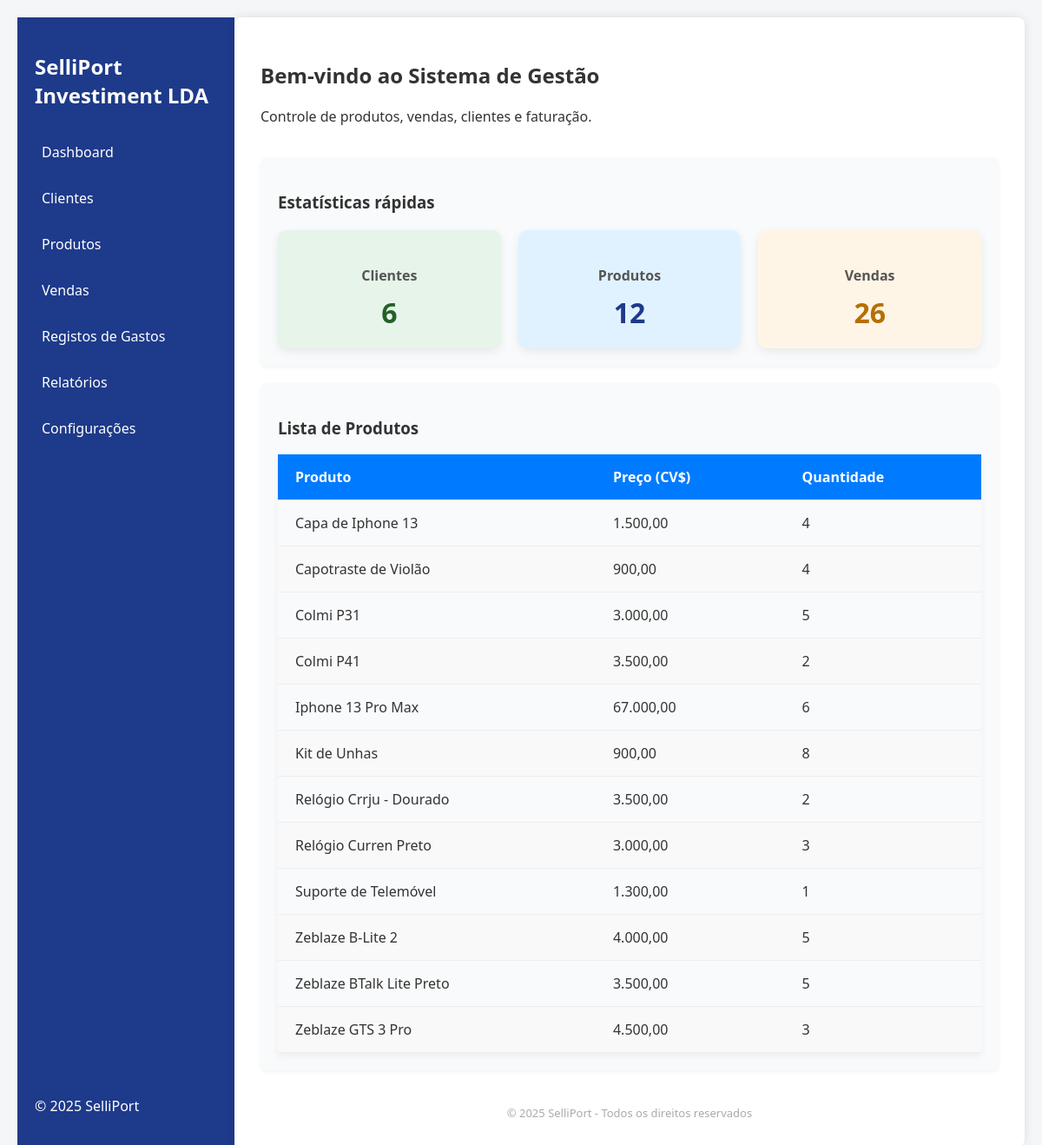
The page / on the database its author committed.
### tables this page shows
CREATE TABLE `produtos` (
  `id` int(11) NOT NULL,
  `nome` varchar(100) NOT NULL,
  `preco` decimal(10,2) NOT NULL,
  `quantidade` int(11) NOT NULL,
  `data_movimento` datetime DEFAULT current_timestamp()
);

### index.php (the view, shortened to what this page needs)
<?php
include 'includes/conexao.php';
$total_clientes = 0;
$total_produtos = 0;
$total_vendas = 0;
$result = $conn->query("SELECT COUNT(*) as total FROM clientes");
if ($result) {
    $row = $result->fetch_assoc();
    $total_clientes = $row['total'];
}
$result = $conn->query("SELECT COUNT(*) as total FROM produtos");
if ($result) {
    $row = $result->fetch_assoc();
    $total_produtos = $row['total'];
}
$result = $conn->query("SELECT COUNT(*) as total FROM vendas");
if ($result) {
    $row = $result->fetch_assoc();
    $total_vendas = $row['total'];
}
?>
<!DOCTYPE html>
<html lang="pt">
<head>
</head>
<body>
  <aside>
    <div>
      <h1>SelliPort Investiment LDA</h1>
      <nav>
        <a href="index.php">Dashboard</a>
        <a href="clientes.php">Clientes</a>
        <a href="produtos.php">Produtos</a>
        <a href="vendas.php">Vendas</a>
        <a href="despesas.php">Registos de Gastos</a>
        <a href="relatorios.php">Relatórios</a>
        <a href="configuration.php">Configurações</a>
      </nav>
    </div>
    <div>
      <p>&copy; <?php echo date("Y"); ?> SelliPort</p>
    </div>
  </aside>
  <main>
    <div class="header">
      <h2>Bem-vindo ao Sistema de Gestão</h2>
      <p>Controle de produtos, vendas, clientes e faturação.</p>
    </div>
    <div class="card">
      <h3>Estatísticas rápidas</h3>
      <div class="stats-container">
        <div class="stat-block clients">
          <h4>Clientes</h4>
          <p><?= $total_clientes ?></p>
        </div>
        <div class="stat-block products">
          <h4>Produtos</h4>
          <p><?= $total_produtos ?></p>
        </div>
        <div class="stat-block sales">
          <h4>Vendas</h4>
          <p><?= $total_vendas ?></p>
        </div>
      </div>
    </div>
    <div class="card">
      <h3>Lista de Produtos</h3>
      <table id="productList">
        <thead>
          <tr>
            <th>Produto</th>
            <th>Preço (CV$)</th>
            <th>Quantidade</th>
          </tr>
        </thead>
        <tbody>
          <?php
          $sql = "SELECT nome, preco, quantidade FROM produtos ORDER BY nome ASC";
          $result = $conn->query($sql);
          if ($result && $result->num_rows > 0) {
              while ($row = $result->fetch_assoc()) {
                  echo "<tr>";
                  echo "<td>" . htmlspecialchars($row['nome']) . "</td>";
                  echo "<td>" . number_format($row['preco'], 2, ',', '.') . "</td>";
                  echo "<td>" . (int)$row['quantidade'] . "</td>";
                  echo "</tr>";
              }
          } else {
              echo '<tr><td colspan="3" style="text-align:center;">Nenhum produto encontrado.</td></tr>';
          }
          ?>
        </tbody>
      </table>
    </div>
    <footer>
      &copy; <?php echo date("Y"); ?> SelliPort - Todos os direitos reservados
    </footer>
  </main>
</body>
</html>

### index.php (style rules this page uses)
* { box-sizing: border-box; font-family: 'Segoe UI', Tahoma, Geneva, Verdana, sans-serif; }
body { background: #f4f6f8; margin: 0; padding: 20px; color: #333; display: flex; min-height: 100vh; }
aside { width: 250px; background-color: #1E3A8A; color: #fff; padding: 20px; display: flex; flex-direction: column; justify-content: space-between; }
aside h1 { font-size: 24px; margin-bottom: 30px; }
nav a { display: block; color: #fff; text-decoration: none; margin-bottom: 15px; font-size: 16px; padding: 8px; border-radius: 5px; transition: background-color 0.2s ease; }
main { flex: 1; padding: 30px; background: white; border-radius: 8px; box-shadow: 0 0 12px rgba(0,0,0,0.1); display: flex; flex-direction: column; }
.header { margin-bottom: 20px; }
.card { background: #f9fafb; padding: 20px; margin-bottom: 20px; border-radius: 8px; box-shadow: 0 2px 5px rgba(0,0,0,0.05); }
footer { text-align: center; font-size: 13px; color: #aaa; margin-top: auto; padding-top: 20px; }
table#productList { width: 100%; border-collapse: collapse; box-shadow: 0 4px 8px rgba(0,0,0,0.05); }
table#productList th, table#productList td { padding: 15px 20px; border-bottom: 1px solid #eee; text-align: left; font-size: 1rem; }
table#productList th { background-color: #007bff; color: white; font-weight: 600; }
table#productList tr:nth-child(even) { background-color: #f9f9f9; }
.stats-container { display: flex; gap: 20px; flex-wrap: wrap; margin-top: 20px; }
.stat-block { flex: 1 1 150px; background-color: #f1f5ff; border-radius: 10px; padding: 20px; text-align: center; box-shadow: 0 4px 12px rgba(0, 0, 0, 0.07); transition: transform 0.2s ease; }
.stat-block h4 { font-size: 1rem; color: #555; margin-bottom: 10px; }
.stat-block p { font-size: 2rem; font-weight: bold; margin: 0; color: #1E3A8A; }
.stat-block.clients { background-color: #e6f4ea; color: #256029; }
.stat-block.clients p { color: #256029; }
.stat-block.products { background-color: #e0f2ff; color: #1E3A8A; }
.stat-block.products p { color: #1E3A8A; }
.stat-block.sales { background-color: #fff5e6; color: #b76e00; }
.stat-block.sales p { color: #b76e00; }

### rows shown on the page
produtos: nome "Capa de Iphone 13", preco "1.500,00", quantidade "4"
produtos: nome "Capotraste de Violão", preco "900,00", quantidade "4"
produtos: nome "Colmi P31", preco "3.000,00", quantidade "5"
produtos: nome "Colmi P41", preco "3.500,00", quantidade "2"
produtos: nome "Iphone 13 Pro Max", preco "67.000,00", quantidade "6"
produtos: nome "Kit de Unhas", preco "900,00", quantidade "8"
produtos: nome "Relógio Crrju - Dourado", preco "3.500,00", quantidade "2"
produtos: nome "Relógio Curren Preto", preco "3.000,00", quantidade "3"
produtos: nome "Suporte de Telemóvel", preco "1.300,00", quantidade "1"
produtos: nome "Zeblaze B-Lite 2", preco "4.000,00", quantidade "5"
produtos: nome "Zeblaze BTalk Lite Preto", preco "3.500,00", quantidade "5"
produtos: nome "Zeblaze GTS 3 Pro", preco "4.500,00", quantidade "3"

### other values the page prints
$total_clientes "6"
$total_produtos "12"
$total_vendas "26"
